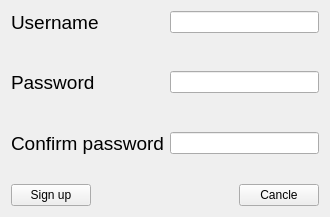
<?xml version="1.0" encoding="UTF-8"?>
<ui version="4.0">
 <class>Form</class>
 <widget class="QWidget" name="Form">
  <property name="geometry">
   <rect>
    <x>0</x>
    <y>0</y>
    <width>330</width>
    <height>217</height>
   </rect>
  </property>
  <property name="minimumSize">
   <size>
    <width>330</width>
    <height>217</height>
   </size>
  </property>
  <property name="maximumSize">
   <size>
    <width>330</width>
    <height>217</height>
   </size>
  </property>
  <property name="windowTitle">
   <string>Form</string>
  </property>
  <layout class="QVBoxLayout" name="verticalLayout">
   <item>
    <layout class="QGridLayout" name="gridLayout">
     <item row="1" column="1">
      <spacer name="verticalSpacer_3">
       <property name="orientation">
        <enum>Qt::Vertical</enum>
       </property>
       <property name="sizeHint" stdset="0">
        <size>
         <width>20</width>
         <height>40</height>
        </size>
       </property>
      </spacer>
     </item>
     <item row="0" column="1">
      <widget class="QLineEdit" name="usernameLineEdit"/>
     </item>
     <item row="2" column="0">
      <widget class="QLabel" name="label_2">
       <property name="text">
        <string>&lt;html&gt;&lt;head/&gt;&lt;body&gt;&lt;p&gt;&lt;span style=&quot; font-size:14pt;&quot;&gt;Password&lt;/span&gt;&lt;/p&gt;&lt;/body&gt;&lt;/html&gt;</string>
       </property>
      </widget>
     </item>
     <item row="0" column="0">
      <widget class="QLabel" name="label">
       <property name="toolTip">
        <string>&lt;html&gt;&lt;head/&gt;&lt;body&gt;&lt;p&gt;&lt;br/&gt;&lt;/p&gt;&lt;/body&gt;&lt;/html&gt;</string>
       </property>
       <property name="text">
        <string>&lt;html&gt;&lt;head/&gt;&lt;body&gt;&lt;p&gt;&lt;span style=&quot; font-size:14pt;&quot;&gt;Username&lt;/span&gt;&lt;/p&gt;&lt;/body&gt;&lt;/html&gt;</string>
       </property>
      </widget>
     </item>
     <item row="4" column="1">
      <widget class="QLineEdit" name="confirmLineEdit"/>
     </item>
     <item row="3" column="1">
      <spacer name="verticalSpacer_2">
       <property name="orientation">
        <enum>Qt::Vertical</enum>
       </property>
       <property name="sizeHint" stdset="0">
        <size>
         <width>20</width>
         <height>40</height>
        </size>
       </property>
      </spacer>
     </item>
     <item row="2" column="1">
      <widget class="QLineEdit" name="passwordLineEdit"/>
     </item>
     <item row="4" column="0">
      <widget class="QLabel" name="label_3">
       <property name="text">
        <string>&lt;html&gt;&lt;head/&gt;&lt;body&gt;&lt;p&gt;&lt;span style=&quot; font-size:14pt;&quot;&gt;Confirm password&lt;/span&gt;&lt;/p&gt;&lt;/body&gt;&lt;/html&gt;</string>
       </property>
      </widget>
     </item>
    </layout>
   </item>
   <item>
    <spacer name="verticalSpacer">
     <property name="orientation">
      <enum>Qt::Vertical</enum>
     </property>
     <property name="sizeHint" stdset="0">
      <size>
       <width>20</width>
       <height>40</height>
      </size>
     </property>
    </spacer>
   </item>
   <item>
    <layout class="QHBoxLayout" name="horizontalLayout">
     <item>
      <widget class="QPushButton" name="btnSignup">
       <property name="styleSheet">
        <string notr="true">font: 10pt &quot;Arial&quot;;</string>
       </property>
       <property name="text">
        <string>Sign up</string>
       </property>
      </widget>
     </item>
     <item>
      <spacer name="horizontalSpacer">
       <property name="orientation">
        <enum>Qt::Horizontal</enum>
       </property>
       <property name="sizeHint" stdset="0">
        <size>
         <width>40</width>
         <height>20</height>
        </size>
       </property>
      </spacer>
     </item>
     <item>
      <widget class="QPushButton" name="btnCancle">
       <property name="styleSheet">
        <string notr="true">font: 10pt &quot;Arial&quot;;</string>
       </property>
       <property name="text">
        <string>Cancle</string>
       </property>
      </widget>
     </item>
    </layout>
   </item>
  </layout>
 </widget>
 <resources/>
 <connections/>
</ui>
